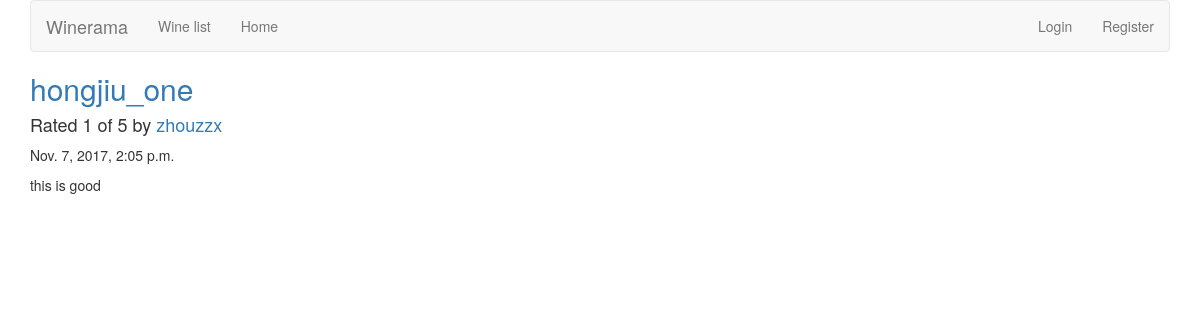
Page /reviews/review/1/ on the committed database.
### reviews/models.py (models this page shows, shortened)
class Review(models.Model):
    RATING_CHOICES = (
        (1, '1'),
        (2, '2'),
        (3, '3'),
        (4, '4'),
        (5, '5'),
    )
    wine = models.ForeignKey(Wine)
    pub_date = models.DateTimeField('date published')
    user_name = models.CharField(max_length=100)
    comment = models.CharField(max_length=200)
    rating = models.IntegerField(choices=RATING_CHOICES)

class Wine(models.Model):
    name = models.CharField(max_length=200)

### reviews/views.py (the view)
# urls.py: url(r'^review/(?P<review_id>[0-9]+)/$', views.review_detail, name='review_detail'),
def review_detail(request, review_id):
    review = get_object_or_404(Review, pk=review_id)
    return render(request, 'reviews/review_detail.html', {'review': review})

### reviews/templates/reviews/review_detail.html
{% extends 'base.html' %}
{% block title %}
<h2><a href="{% url 'reviews:wine_detail' review.wine.id %}">{{ review.wine.name }}</a></h2>
{% endblock %}
{% block content %}
    <h4>Rated {{ review.rating }} of 5 by <a href="{% url 'reviews:user_review_list' review.user_name %}" > {{ review.user_name }} </a></h4>
<p>{{ review.pub_date }}</p>
<P>{{ review.comment }}</P>
{% endblock %}

### rows in the picture
Review: wine.name "hongjiu_one", rating "1", user_name "zhouzzx", pub_date "Nov. 7, 2017, 2:05 p.m.", comment "this is good"
